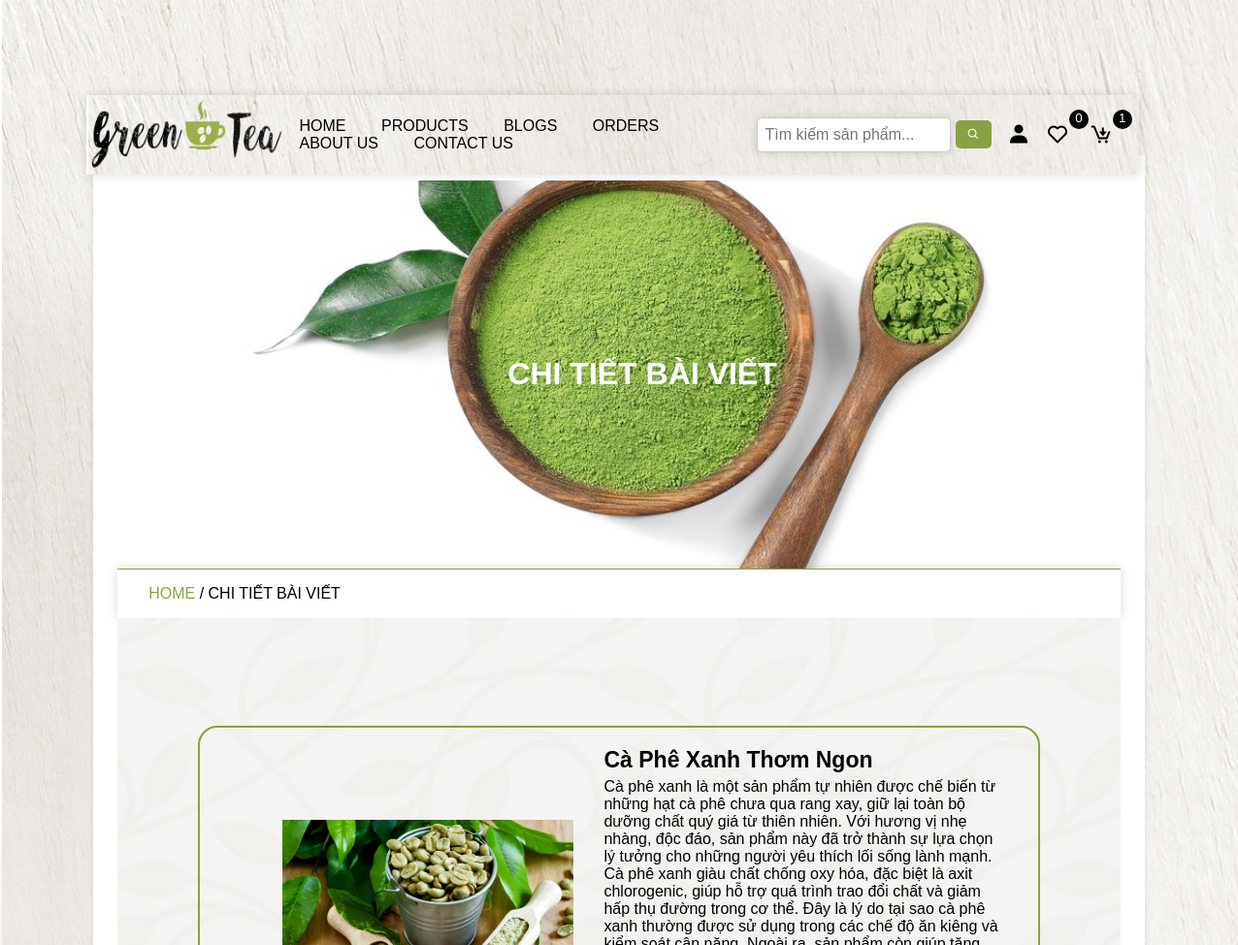
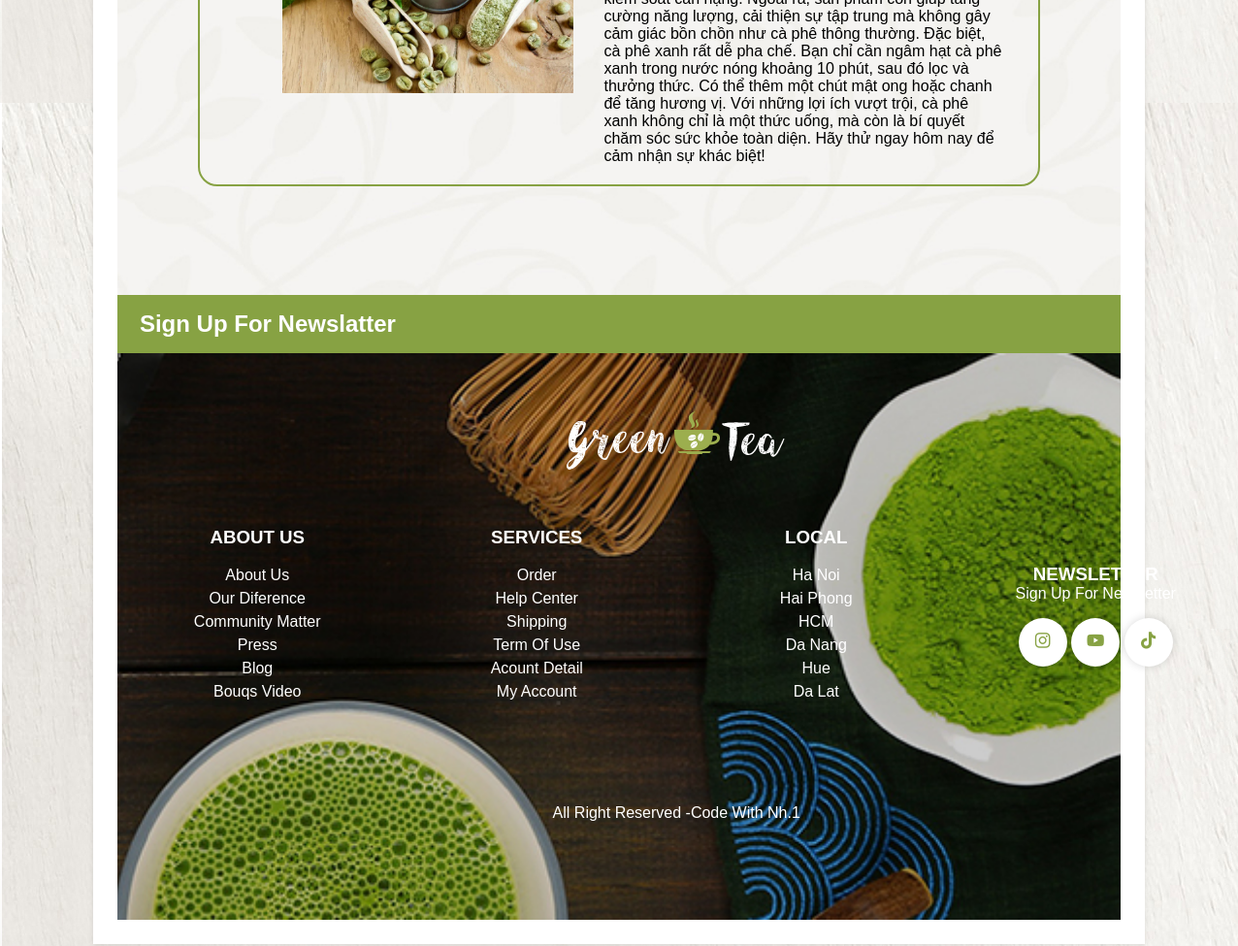
Page /view_page_blogs.php?pid=2 on the committed database (2 pictures, top to bottom).
### tables this page shows
CREATE TABLE `blogs` (
  `id` int(11) NOT NULL,
  `name` varchar(255) NOT NULL,
  `image` varchar(255) DEFAULT NULL,
  `product_detail` text DEFAULT NULL,
  `status` varchar(20) DEFAULT NULL,
  `created_at` datetime DEFAULT current_timestamp(),
  `updated_at` datetime DEFAULT current_timestamp() ON UPDATE current_timestamp()
);

### view_page_blogs.php (the view, shortened to what this page needs)
<?php
include 'connect.php';
?>
<!DOCTYPE html>
<html lang="en">
<head>
    <link href='https://unpkg.com/boxicons@2.1.4/css/boxicons.min.css' rel='stylesheet'>
</head>
<body>
    <?php  include 'header.php'; ?>
    <div class="main">
       <div class="banner">
          <h1>Chi tiết bài viết</h1>
       </div>
        <div class="title2">
            <a href="home.php">home </a><span> / Chi tiết bài viết</span>
        </div>
        <section class = "view_page" id="blogs_page">
            <?php
                if(isset($_GET['pid'])) {
                    $pid = $_GET['pid'];
                    $select_products = $conn->prepare("select * from `blogs` where id = '$pid'");
                    $select_products->execute();
                    if($select_products->rowCount()>0){
                        while($fetch_products = $select_products->fetch(PDO::FETCH_ASSOC)){
            ?>
                        <div id="box-blogs-detail">
                            <div id="img-blogs-detail">
                            <img src="img/<?php echo $fetch_products['image']; ?>" id="img">
                            </div>
                            <div id="content-blogs-detail">
                                <h3 id="title-blogs-detail"><?= $fetch_products['name']; ?></h3>
                                <div id="desc-blogs-detail">
                                <?= $fetch_products['product_detail']; ?>
                                </div>
                            </div>
                        </div>
            <?php
                        }
                    }
                }
            ?>
        </section>
        <?php include 'footer.php' ; ?>
     </div>
</body>
</html>

### rows in the picture
blogs: image (picture), name "Cà Phê Xanh Thơm Ngon", product_detail "Cà phê xanh là một sản phẩm tự nhiên được chế biến từ những hạt cà phê chưa qua rang xay, giữ lại toàn bộ dưỡng chất quý giá từ thiên nhiên. Với hương vị nhẹ nhàng, độc đáo, sản phẩm này đã trở thành sự lựa chọn lý tưởng cho những người yêu thích lối sống lành mạnh. Cà phê xanh giàu chất chống oxy hóa, đặc biệt là axit chlorogenic, giúp hỗ trợ quá trình trao đổi chất và giảm hấp thụ đường trong cơ thể. Đây là lý do tại sao cà phê xanh thường được sử dụng trong các chế độ ăn kiêng và kiểm soát cân nặng. Ngoài ra, sản phẩm còn giúp tăng cường năng lượng, cải thiện sự tập trung mà không gây cảm giác bồn chồn như cà phê thông thường. Đặc biệt, cà phê xanh rất dễ pha chế. Bạn chỉ cần ngâm hạt cà…"

### other values in the picture
$total_wishlist_items "0"
$total_cart_items "1"
